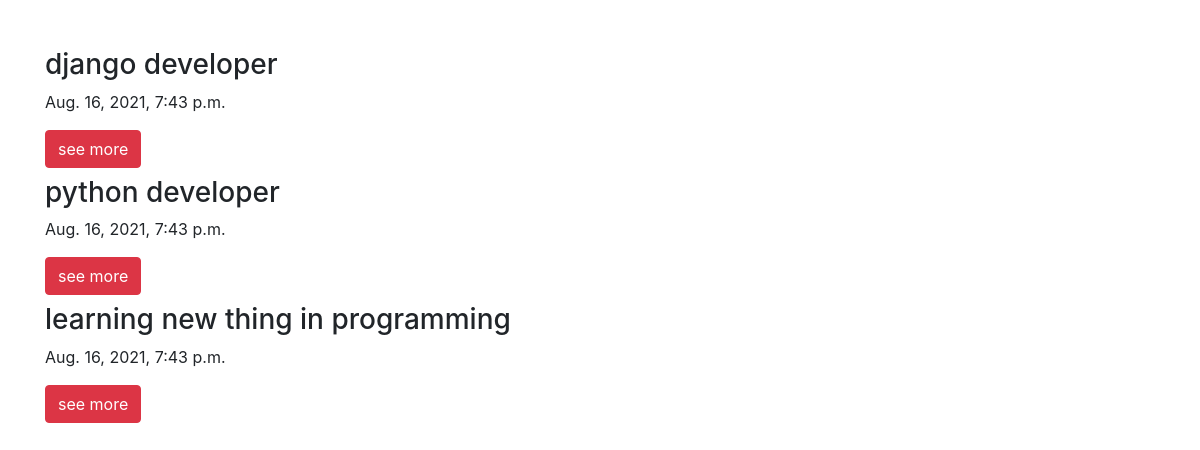
The page / on the database its author committed.
### posts/models.py (models this page shows, shortened)
class Post(models.Model):
    title = models.CharField(max_length=50)
    created_by = models.ForeignKey(User,  on_delete=models.CASCADE)
    body = models.TextField()
    created_at = models.DateTimeField(auto_now_add=True)
    slug = SlugField(blank=True , null=True)
    class Meta:
        verbose_name = _("Post")
        verbose_name_plural = _("Posts")

### posts/views.py (the view)
# urls.py: path('' , views.index , name='index'),
def index(request):
    posts = Post.objects.all()
    context = {
        'posts': posts
    }
    return render(request , 'index.html' , context)

### templates/index.html
{% extends 'base.html' %}
{% block content %}
  {% for post in  posts %}
  <h3> {{ post.title }} </h3>
  <p>{{ post.created_at }} </p>
  <a href="{% url 'details' post.pk %}" class="btn btn-danger mb-2">see more </a>
  {% endfor %}
{% endblock content %}

### templates/base.html (shortened to what this page needs)
<!doctype html>
<html lang="en">
  <head>
    <link rel="stylesheet" href="https://maxcdn.bootstrapcdn.com/bootstrap/4.0.0/css/bootstrap.min.css">
  </head>
  <body>
    <div  class="container mt-5">
    {% block content %}
    {% endblock content %}
    </div>
  </body>
</html>

### rows shown on the page
Post: title "django developer", created_at "Aug. 16, 2021, 7:43 p.m."
Post: title "python developer", created_at "Aug. 16, 2021, 7:43 p.m."
Post: title "learning new thing in programming", created_at "Aug. 16, 2021, 7:43 p.m."
